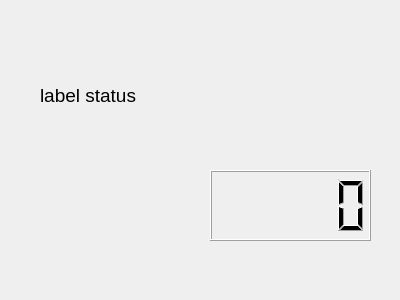
<?xml version="1.0" encoding="UTF-8"?>
<ui version="4.0">
 <class>Widget</class>
 <widget class="QWidget" name="Widget">
  <property name="geometry">
   <rect>
    <x>0</x>
    <y>0</y>
    <width>400</width>
    <height>300</height>
   </rect>
  </property>
  <property name="windowTitle">
   <string>Widget</string>
  </property>
  <widget class="QLabel" name="labelCurStatus">
   <property name="geometry">
    <rect>
     <x>40</x>
     <y>70</y>
     <width>341</width>
     <height>51</height>
    </rect>
   </property>
   <property name="font">
    <font>
     <pointsize>14</pointsize>
    </font>
   </property>
   <property name="text">
    <string>label status</string>
   </property>
  </widget>
  <widget class="QLCDNumber" name="lcdTime">
   <property name="geometry">
    <rect>
     <x>210</x>
     <y>170</y>
     <width>161</width>
     <height>71</height>
    </rect>
   </property>
  </widget>
 </widget>
 <layoutdefault spacing="6" margin="11"/>
 <resources/>
 <connections/>
</ui>
